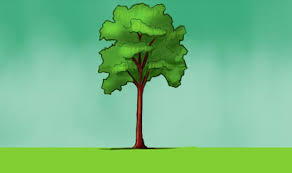
#> input picture Files/img.png, 292 x 173 px
$ python core.py
#> lines starting #> are read from the running program, lines starting #| are printed output that depends on the picture
import cv2
import numpy as np
img=cv2.imread('Files/img.png')
#> img is the input picture: shape (173, 292, 3); mean B, G, R 131.9, 188.5, 116.3
core = np.array([  [-1.0, -1.0, -1.0],
                   [-1.0,  9.0, -1.0],
                   [-1.0, -1.0, -1.0]])
core=core

res=cv2.filter2D(img,-1,core)
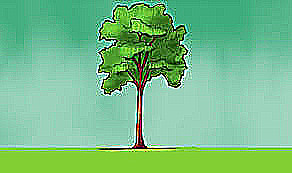
#> res: shape (173, 292, 3); mean B, G, R 135.9, 189.7, 119.1
cv2.imshow("res",res)
cv2.waitKey(0)
